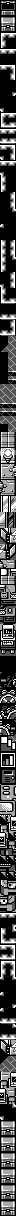

The image is a tile-based game level rendered from a .tmx file. Its description and complete source (layers, tilesets, objects, tile grids) follow:
An orthogonal 2x152 tile map with 8x8 px tiles, 1 tile layer (metatiles), 4 tilesets.

<map height="152" orientation="orthogonal" renderorder="right-down" tileheight="8" tilewidth="8" width="2">
	<tileset firstgid="1" tilewidth="8" tileheight="8">
		<image source="../../../gfx/tilesets/image_17_5c1e.png" />
	</tileset>
	<tileset firstgid="83" tilewidth="8" tileheight="8">
		<image source="../../../gfx/tilesets/gfx_054_7880.png" />
	</tileset>
	<tileset firstgid="112" tilewidth="8" tileheight="8">
		<image source="../../../gfx/tilesets/gfx_054_7a40.png" />
	</tileset>
	<tileset firstgid="129" tilewidth="8" tileheight="8">
		<image source="../../../gfx/tilesets/gfx_054_7b50.png" />
	</tileset>
	<layer height="152" id="1" name="metatiles" width="2">
		<data encoding="csv">
2, 4,
3, 5,
6, 8,
7, 9,
10, 12,
11, 13,
12, 12,
13, 13,
12, 14,
13, 15,
13, 13,
13, 16,
13, 13,
17, 13,
10, 12,
18, 19,
12, 12,
20, 19,
12, 14,
17, 15,
12, 12,
17, 13,
11, 13,
11, 13,
13, 15,
13, 15,
13, 21,
13, 13,
22, 13,
13, 13,
11, 15,
11, 15,
11, 21,
11, 13,
13, 15,
17, 15,
11, 13,
18, 19,
13, 13,
20, 19,
13, 15,
20, 23,
24, 26,
25, 26,
24, 26,
24, 26,
24, 27,
24, 27,
28, 26,
28, 26,
29, 27,
29, 27,
28, 26,
24, 26,
30, 32,
31, 33,
34, 36,
35, 37,
38, 40,
39, 41,
42, 44,
43, 45,
46, 48,
47, 49,
50, 52,
51, 53,
54, 56,
55, 57,
58, 60,
59, 61,
42, 44,
62, 63,
30, 32,
64, 65,
66, 68,
67, 69,
70, 72,
71, 73,
74, 76,
75, 77,
78, 80,
79, 81,
13, 13,
13, 13,
83, 85,
84, 86,
87, 89,
88, 90,
91, 93,
92, 94,
95, 97,
96, 98,
99, 101,
100, 102,
103, 105,
104, 106,
107, 109,
108, 110,
112, 114,
113, 115,
116, 118,
117, 119,
120, 122,
121, 123,
124, 120,
125, 126,
127, 128,
120, 120,
129, 130,
120, 120,
131, 133,
132, 134,
135, 137,
136, 138,
12, 12,
13, 16,
11, 21,
18, 19,
12, 14,
20, 23,
10, 14,
11, 15,
22, 21,
13, 13,
22, 13,
13, 16,
22, 13,
20, 19,
13, 21,
20, 19,
54, 56,
120, 57,
25, 26,
28, 26,
38, 122,
121, 123,
124, 44,
125, 126,
13, 21,
17, 13,
6, 8,
7, 9,
6, 8,
7, 9,
6, 8,
7, 9,
6, 8,
7, 9,
6, 8,
7, 9,
6, 8,
7, 9</data>
	</layer>
</map>
